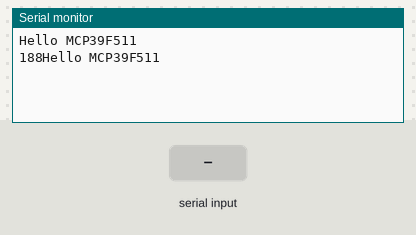
Bench run of a sketch on a simulated ESP32. On the bench: the last lines printed to the serial monitor. The inputs (shaded band) are chosen by the test bench.

Above: at 1.2 s.
1.3 s: "1" received over the second serial link
At 2.7 s:
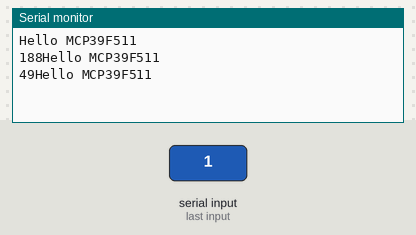
2.8 s: "0" received over the second serial link
At 4.2 s:
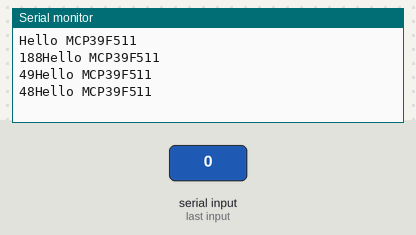
4.3 s: "2" received over the second serial link
At 6.1 s:
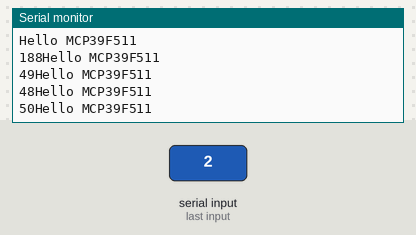
Timing chart, 0 to 7.6 s (numbered marks = the images above; inputs shaded):
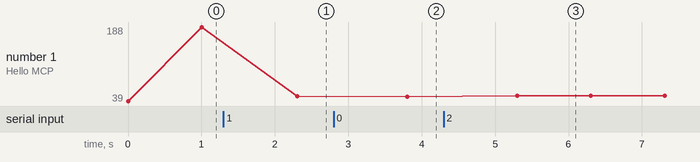

The sketch:

MCP39F511_Test.ino
```cpp
#if defined(ESP32)
HardwareSerial Serial1(2);
#endif

#define TEST_COMMAND {0xA5, 0x08, 0x41, 0x00, 0x02,  0x4E, 0x20, 0x5E}

void setup() {
  Serial1.begin(115200);
  Serial.begin(9600);
}

void loop() {
  // put your main code here, to run repeatedly:
  Serial.println("Hello MCP39F511");
  uint8_t command[8] = TEST_COMMAND;
  uint8_t result[35];
  Serial1.write(command, 8);
  Serial1.readBytes((char*)&result,35);
  Serial.print(result[0]);
}
```

Measured:
- after the input at 1.3 s, the serial monitor: prints a new line after 1.0 s (image 1)
- after the input at 2.8 s, the serial monitor: prints a new line after 1.0 s (image 2)
- after the input at 4.3 s, the serial monitor: prints a new line after 1.0 s (image 3)
- plotted number 1: 188 → 49 after the input at 1.3 s, 49 → 48 after the input at 2.8 s, 48 → 50 after the input at 4.3 s
